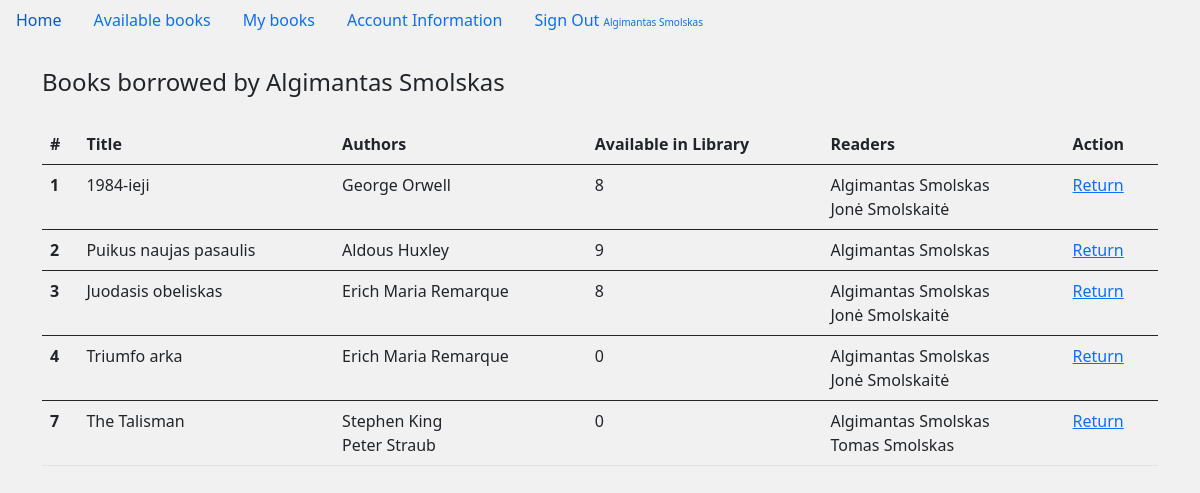
Page /my_books (signed in) on the earlier database version.
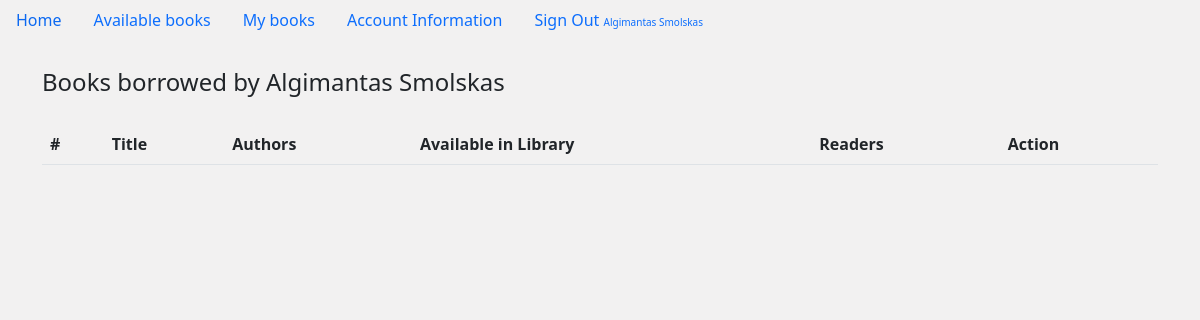
Same page on the later database version.
### main.py (models this page shows)
class Book(db.Model):
    __tablename__ = 'book'
    id = db.Column(db.Integer, primary_key=True)
    title = db.Column(db.String(300))
    authors = db.relationship('Author', secondary=helper_table, back_populates='books')
    readers = db.relationship('User', secondary=helper_table_2, back_populates='books')
    stock = db.Column(db.Integer, nullable=False, default=1)

class Author(db.Model):
    __tablename__ = 'author'
    id = db.Column(db.Integer, primary_key=True)
    first_name = db.Column(db.String(150))
    last_name = db.Column(db.String(300))
    books = db.relationship('Book', secondary=helper_table, back_populates='authors')

class User(db.Model, UserMixin):
    __tablename__ = 'user'
    id = db.Column(db.Integer, primary_key=True)
    first_name = db.Column(db.String(100), nullable=False)
    last_name = db.Column(db.String(100), nullable=False)
    email_address = db.Column(db.String(100), nullable=False, unique=True)
    password = db.Column(db.String(100), nullable=False)
    books = db.relationship('Book', secondary=helper_table_2, back_populates='readers')
    is_admin = db.Column(db.Boolean, nullable=False, default=False)

### main.py (the view)
@app.route('/my_books')
@login_required
def my_books():
    my_books = Book.query.all()
    return render_template('my_books.html', my_books=my_books)

### main.py (called while the page is built)
@login_manager.user_loader
def load_user(user_id):
    return User.query.get(user_id)

### templates/my_books.html
{% extends "base.html" %}
{% block content %}
{% if my_books %}
<legend class="mb-4">Books borrowed by {{current_user.first_name}} {{current_user.last_name}}</legend>
<table class="table">
    <thead>
    <tr>
        <th scope="col">#</th>
        <th scope="col">Title</th>
        <th scope="col">Authors</th>
        <th scope="col">Available in Library</th>
        <th scope="col">Readers</th>
        <th scope="col">Action</th>
    </tr>
    </thead>
    {% for book in my_books %}
    {% if current_user in book.readers %}
    <tbody>
    <tr class="table">
        <th scope="row">{{ book.id }}</th>
        <td>{{ book.title }}</td>
        <td>
            {% for author in book.authors %}
            {{author.first_name}} {{author.last_name}}
            <br>
            {% endfor %}
        </td>
        <td>{{ book.stock }}</td>
        <td>
            {% for reader in book.readers %}
            {{reader.first_name}} {{reader.last_name}}
            <br>
            {% endfor %}
        </td>
        <td><a href="{{ url_for('return_book', id=book['id']) }}">Return</a></td>
    </tr>
    {% endif %}
    {% endfor %}
    </tbody>
</table>
{% endif %}
{% endblock %}

### templates/base.html (shortened to what this page needs)
<!doctype html>
<html lang="en">
<head>
    <link href="https://cdn.jsdelivr.net/npm/bootstrap@5.0.2/dist/css/bootstrap.min.css" rel="stylesheet"
>
</head>
<body>
<ul class="nav">
    <li class="nav-item">
        <a class="nav-link active" aria-current="page" href="{{ url_for('home') }}">Home</a>
    </li>
    {% if current_user.is_authenticated %}
    <li class="nav-item">
        <a class="nav-link" href="{{ url_for('available_books') }}">Available books</a>
    </li>
    <li class="nav-item">
        <a class="nav-link" href="{{ url_for('my_books') }}">My books</a>
    </li>
    <li class="nav-item">
        <a class="nav-link" href="{{ url_for('update_account_information') }}">Account Information</a>
    </li>
    <li class="nav-item">
        <a class="nav-link" href="{{ url_for('sign_out') }}"> Sign Out <font size="1rem">
            {{current_user.first_name}} {{current_user.last_name}}</font></span></a>
    </li>
    {% endif %}
</ul>
<div class="container">
    <br>
    {% block content %}
    {% endblock %}
</div>
</body>
</html>

Differences in the rows shown:
no longer on this page (row edited): Book: id "1", title "1984-ieji", stock "8", User (first_name "Algimantas", last_name "Smolskas")
no longer on this page (row unchanged): Author: first_name "George", last_name "Orwell", shown under "1"
no longer on this page (row unchanged): User: first_name "Jonė", last_name "Smolskaitė"
no longer on this page (row edited): Book: id "2", title "Puikus naujas pasaulis", stock "9", User (first_name "Algimantas", last_name "Smolskas")
no longer on this page (row unchanged): Author: first_name "Aldous", last_name "Huxley", shown under "2"
no longer on this page (row edited): Book: id "3", title "Juodasis obeliskas", stock "8", User (first_name "Algimantas", last_name "Smolskas")
no longer on this page (row unchanged): Author: first_name "Erich Maria", last_name "Remarque"
no longer on this page (row edited): Book: id "4", title "Triumfo arka", stock "0", User (first_name "Algimantas", last_name "Smolskas")
no longer on this page (row edited): Book: id "7", title "The Talisman", stock "0", User (first_name "Algimantas", last_name "Smolskas")
no longer on this page (row unchanged): Author: first_name "Stephen", last_name "King", shown under "7"
no longer on this page (row unchanged): Author: first_name "Peter", last_name "Straub", shown under "7"
no longer on this page (row unchanged): User: first_name "Tomas", last_name "Smolskas", shown under "7"
